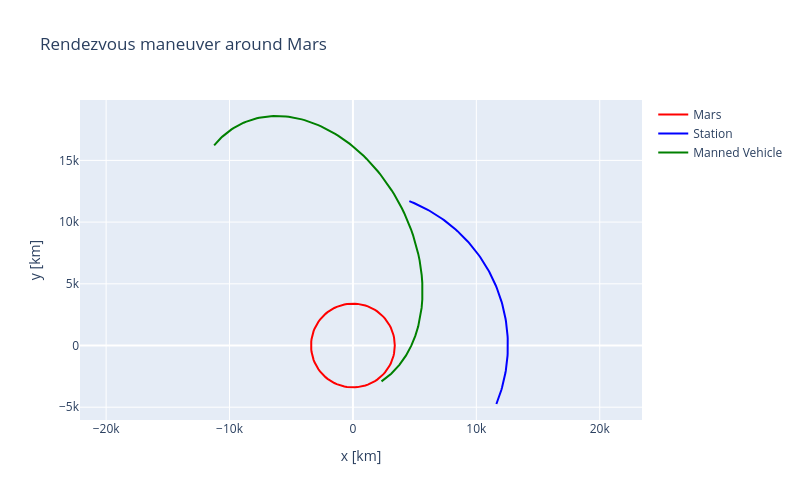

Write notebook code for a chart like this one.
### Markdown cell above
* Now, the manned vehicle trajectory is added.

### Code cell
fig0.add_trace(go.Scatter(
    x=sol_vehiculo.y[0],
    y=sol_vehiculo.y[1],
    mode='lines',
    name='Manned Vehicle',
    line=dict(color='green')
))
